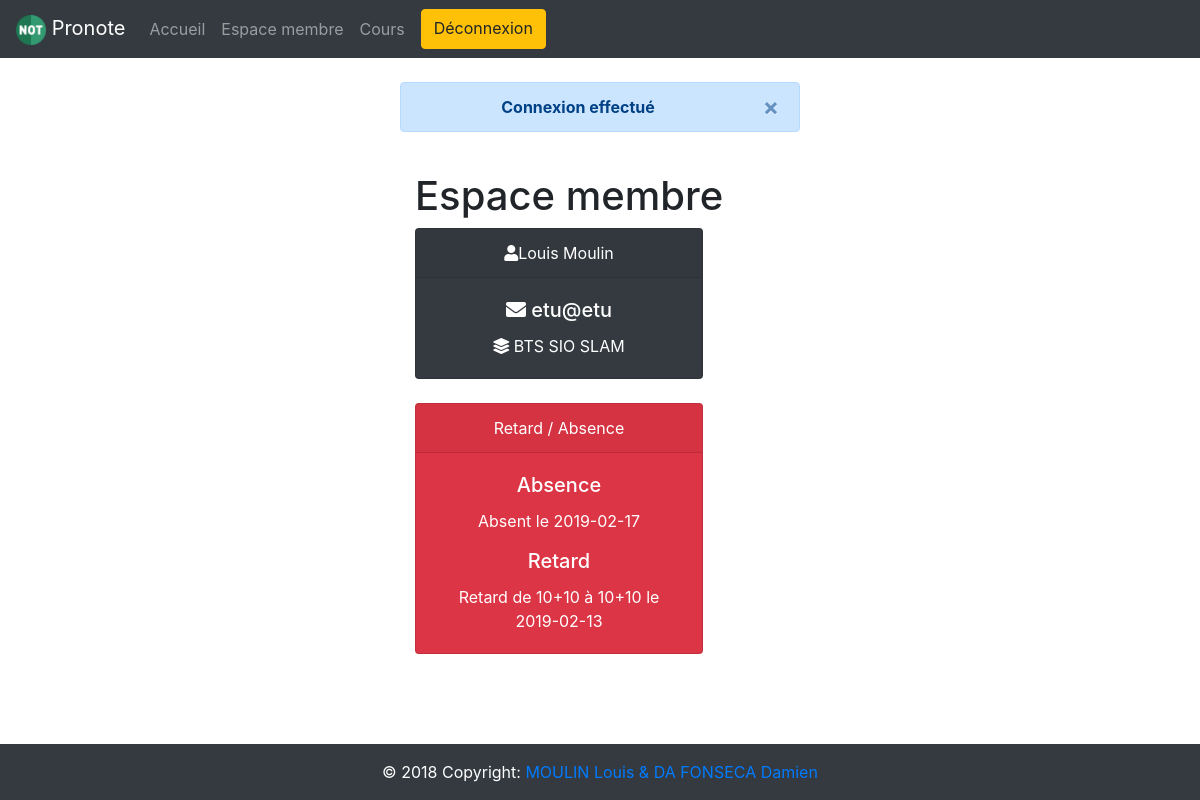
/membre.php (signed in), run on the app's committed database.
### tables this page shows
CREATE TABLE IF NOT EXISTS `utilisateurs` (
  `id_utilisateur` int(10) unsigned NOT NULL AUTO_INCREMENT,
  `nom` varchar(30) NOT NULL,
  `prenom` varchar(30) NOT NULL,
  `email` varchar(30) NOT NULL,
  `mdp` varchar(30) NOT NULL,
  `id_matiere` int(10) unsigned DEFAULT NULL,
  `poste` varchar(255) NOT NULL DEFAULT 'ETU',
  `classe` int(10) DEFAULT NULL,
  PRIMARY KEY (`id_utilisateur`),
  KEY `id_matiere` (`id_matiere`),
  KEY `id_poste` (`poste`)
);

CREATE TABLE IF NOT EXISTS `classe` (
  `id_classe` int(10) unsigned NOT NULL AUTO_INCREMENT,
  `nom_classe` varchar(30) NOT NULL,
  PRIMARY KEY (`id_classe`)
);

CREATE TABLE IF NOT EXISTS `absence` (
  `id_abs` int(10) unsigned NOT NULL AUTO_INCREMENT,
  `id_utilisateur` int(10) unsigned NOT NULL,
  `date_abs` varchar(10) NOT NULL,
  PRIMARY KEY (`id_abs`),
  KEY `id_utilisateur` (`id_utilisateur`)
);

CREATE TABLE IF NOT EXISTS `retard` (
  `id_retard` int(10) unsigned NOT NULL AUTO_INCREMENT,
  `id_utilisateur` int(10) unsigned NOT NULL,
  `date_ret` varchar(10) NOT NULL,
  `h_ret` varchar(5) NOT NULL,
  `arr_ret` varchar(5) NOT NULL,
  PRIMARY KEY (`id_retard`),
  KEY `id_utilisateur` (`id_utilisateur`)
);

### APP/etudiant/etudiant_management.php (called while the page is built, shortened)
<?php
require_once($_SERVER["DOCUMENT_ROOT"].'/pronote/APP/pronote_management.php');
require_once($_SERVER["DOCUMENT_ROOT"].'/pronote/APP/connexionpdo.php');
Class etudiant_management extends pronote_management {
    public function membreEtudiant() {
        $id=$_COOKIE['user'];
        $pdo=new connexionpdo();
        $prepare = $pdo->pdo_start()->prepare("SELECT * FROM utilisateurs WHERE id_utilisateur=$id");
        $prepare->execute();
        $result=$prepare->fetch(PDO::FETCH_ASSOC);
        return $result;
    }
}

### APP/connexionpdo.php (called while the page is built, shortened)
<?php
Class connexionpdo {
    public function __construct($sql = ["localhost", "pronote", "root", null])
    {
        try {
            $this->bdd = new PDO("mysql:host={$sql[0]};dbname={$sql[1]}", $sql[2], $sql[3]);
        } catch (Exception $e) {
            die('Erreur : ' . $e->getMessage());
        }
    }
    public function pdo_start() {
        return $this->bdd;
    }
}

### APP/absence/absence_management.php (called while the page is built, shortened)
<?php
require_once($_SERVER["DOCUMENT_ROOT"].'/pronote/APP/pronote_management.php');
require_once($_SERVER["DOCUMENT_ROOT"].'/pronote/APP/connexionpdo.php');
Class absence_management extends pronote_management {
    public function afficherAbsence() {
            $pdo=new connexionpdo();
            $prepare=$pdo->pdo_start()->prepare("SELECT * FROM absence WHERE id_utilisateur = ?");
            $prepare->execute([
                $_COOKIE['user']
            ]);
        $result=$prepare->fetchAll();
        return $result;
    }
}

### APP/retard/retard_management.php (called while the page is built, shortened)
<?php
require_once($_SERVER["DOCUMENT_ROOT"].'/pronote/APP/pronote_management.php');
require_once($_SERVER["DOCUMENT_ROOT"].'/pronote/APP/connexionpdo.php');
Class retard_management extends pronote_management {
    public function afficherRetard() {
        $pdo=new connexionpdo();
        $prepare=$pdo->pdo_start()->prepare("SELECT * FROM retard WHERE id_utilisateur = ?");
        $prepare->execute([
            $_COOKIE['user']
        ]);
        $result=$prepare->fetchAll();
        return $result;
    }
}

### membre.php (the view, shortened to what this page needs)
<?php
include($_SERVER["DOCUMENT_ROOT"].'/pronote/APP/include/header.php');
include($_SERVER["DOCUMENT_ROOT"].'/pronote/APP/absence/absence_management.php');
include($_SERVER["DOCUMENT_ROOT"].'/pronote/APP/retard/retard_management.php');
require_once($_SERVER["DOCUMENT_ROOT"].'/pronote/APP/pronote_management.php');
require_once('app/etudiant/etudiant_management.php');
?>
<?php
if(empty($_COOKIE['user'])) {
    $erreur = new pronote_management();
    $erreur->setMessage('Vous n\'avez pas accès a cette page','index.php');
}else{
    $retard = new retard_management();
    $result_retard = $retard->afficherRetard();
    $absence = new absence_management();
    $result_absence = $absence->afficherAbsence();
?>
<?php
if($_COOKIE['poste'] == 'ETU') {
    $membre = new etudiant_management();
    $result = $membre->membreEtudiant();
    ?>
    <div class="container">
        <div></br>
            <h1 class="offset-4">Espace membre</h1>
            <div class="card text-white bg-dark offset-4 text-center" style="max-width: 18rem;">
                <div class="card-header"><i class="fas fa-user"></i><?php echo "".$result['nom'].' '; echo $result['prenom'];?></div>
                <div class="card-body">
                    <h5 class="card-title"><i class="fas fa-envelope"></i><?php echo " ".$result['email'];?></h5>
                    <p class="card-text"><i class="fas fa-layer-group"></i></i><?php $result2=$membre->convertClasse($result['classe']); echo " ".$result2;?></p>
                </div>
            </div>
        </div></br>
    <div class="card text-white bg-danger offset-4 text-center" style="max-width: 18rem;">
        <div class="card-header">Retard / Absence</div>
            <div class="card-body">
                <h5 class="card-title">Absence</h5>
                <?php
                if($result_absence) {
                foreach($result_absence as $row_absence) { ?>
                     <p class="card-text">Absent le <?php echo $row_absence['date_abs']; ?></p>
                <?php } } else { ?>
                <p class="card-text">Aucune absence</p>
                <?php } ?>
                    <h5 class="card-title">Retard</h5>
                <?php
                if($result_retard){
                foreach($result_retard as $row_retard) { ?>
                     <p class="card-text">Retard de <?php echo $row_retard['h_ret']; ?> à <?php echo $row_retard['arr_ret'];?> le <?php echo $row_retard['date_ret']; ?></p>
                <?php }} else { ?>
                <p class="card-text">Aucun retard</p>
                    <?php } ?>
            </div>
        </div>
    </div>
<?php } include 'APP/include/footer.php'; }?>

### data on the page
utilisateurs: nom "Louis", prenom "Moulin", email "etu@etu", classe.nom_classe "BTS SIO SLAM"
absence: date_abs "2019-02-17"
retard: h_ret "10+10", arr_ret "10+10", date_ret "2019-02-13"

### other printed values
$_SESSION['message'] "Connexion effectué"
